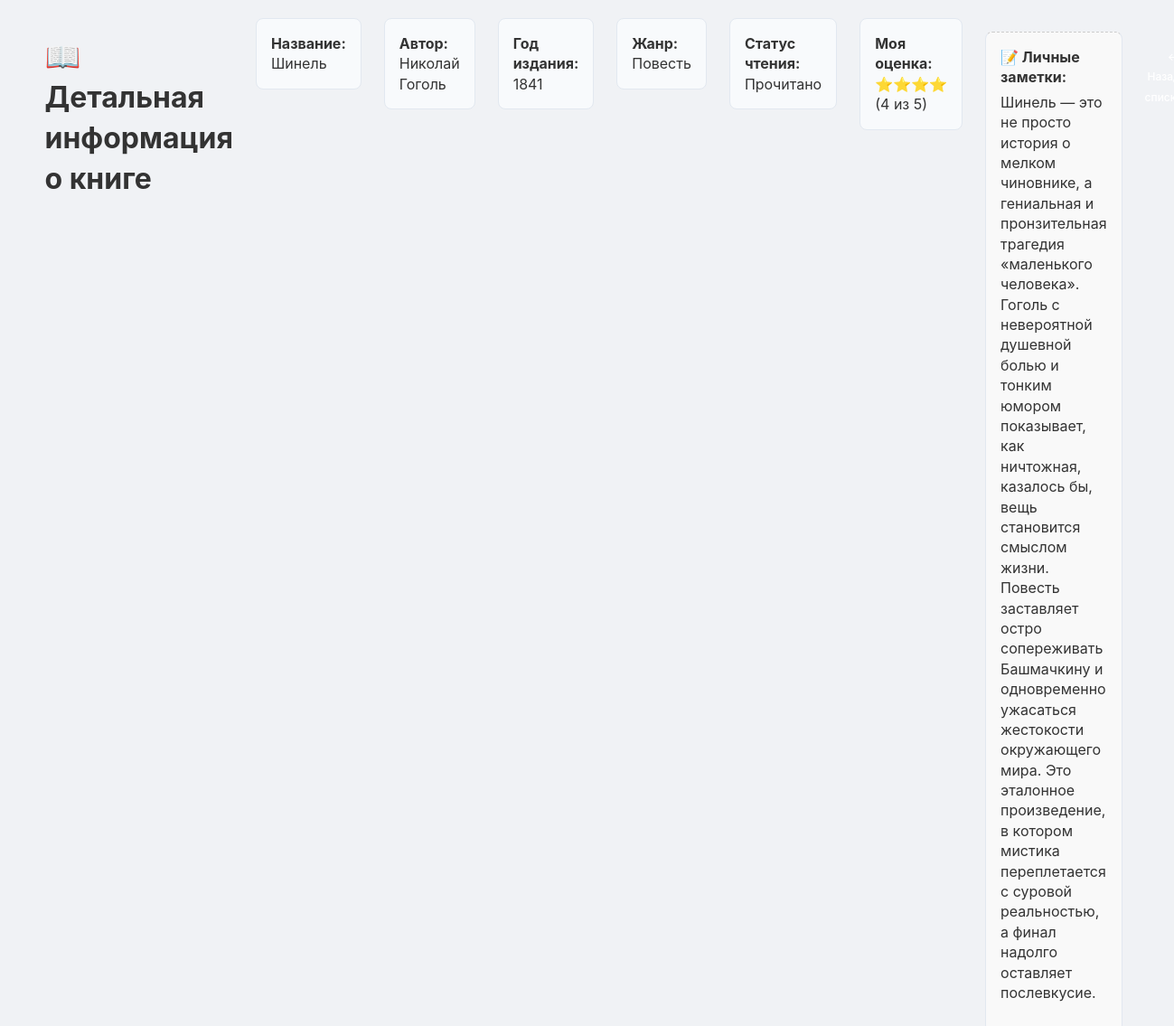
The app's page /detail/6 with its own data.
### tables this page shows
CREATE TABLE books (
            id INTEGER PRIMARY KEY AUTOINCREMENT,
            title TEXT NOT NULL,
            author TEXT NOT NULL,
            year INTEGER,
            genre TEXT,
            status TEXT NOT NULL, -- 'Читаю', 'Прочитано', 'Хочу прочитать'
            rating INTEGER,       -- от 1 до 5
            notes TEXT
        );

### app.py (the view)
@app.route('/detail/<int:book_id>')
def detail(book_id):
    book = database.get_book_by_id(book_id)
    if not book:
        return "Книга не найдена", 404
    return render_template('detail.html', book=book)

### database.py (called while the page is built)
def get_db_connection():
    conn = sqlite3.connect(DATABASE)
    conn.row_factory = sqlite3.Row
    return conn

def get_book_by_id(book_id):
    conn = get_db_connection()
    book = conn.execute('SELECT * FROM books WHERE id = ?', (book_id,)).fetchone()
    conn.close()
    return book

### templates/detail.html (shortened to what this page needs)
<!DOCTYPE html>
<html>
<head>
    <link rel="stylesheet" href="{{ url_for('static', filename='style.css') }}">
</head>
<body>
    <div class="container">
        <h1>📖 Детальная информация о книге</h1>
        <div class="message">
            <strong>Название:</strong> {{ book.title }}
        </div>
        <div class="message">
            <strong>Автор:</strong> {{ book.author }}
        </div>
        <div class="message">
            <strong>Год издания:</strong> {{ book.year or 'Не указан' }}
        </div>
        <div class="message">
            <strong>Жанр:</strong> {{ book.genre or 'Не указан' }}
        </div>
        <div class="message">
            <strong>Статус чтения:</strong> {{ book.status }}
        </div>
        <div class="message">
            <strong>Моя оценка:</strong>
            {% if book.rating %}
                <span style="color: #ff9800;">{{ "⭐" * book.rating }}</span> ({{ book.rating }} из 5)
            {% else %}
                <span style="color: gray;">Оценка отсутствует</span>
            {% endif %}
        </div>
        <div class="message" style="background-color: #f9f9f9; border-top: 1px dashed #ccc; margin-top: 15px;">
            <strong>📝 Личные заметки:</strong>
            <p style="white-space: pre-wrap; margin-top: 5px; color: #333;">{{ book.notes or 'Заметок пока нет.' }}</p>
        </div>
        <p style="text-align: center; margin-top: 30px;">
            <a href="/" class="b" style="text-decoration: none;">← Назад к списку</a>
        </p>
    </div>
</body>
</html>

### static/style.css (style rules this page uses)
body { font-family: -apple-system, BlinkMacSystemFont, "Segoe UI", Roboto, Helvetica, Arial, sans-serif; background-color: #f0f2f5; color: #333; margin: 0; padding: 20px; line-height: 1.4; }
.container { display: flex; max-width: 1200px; margin: 0 auto; gap: 25px; align-items: flex-start; }
.message { background: #f8fafc; border: 1px solid #e2e8f0; border-radius: 8px; padding: 16px; margin-bottom: 15px; position: relative; }
.b { padding: 4px 10px; font-size: 0.75rem; text-decoration: none; border-radius: 4px; color: white; font-weight: 500; }

### records on screen
books: title "Шинель", author "Николай Гоголь", year "1841", genre "Повесть", status "Прочитано", rating "⭐⭐⭐⭐", rating "4", notes "Шинель — это не просто история о мелком чиновнике, а гениальная и пронзительная трагедия «маленького человека». Гоголь с невероятной душевной болью и тонким юмором показывает, как ничтожная, казалось бы, вещь становится смыслом жизни. Повесть заставляет остро сопереживать Башмачкину и одновременно ужасаться жестокости окружающего мира. Это эталонное произведение, в котором мистика переплетается с суровой реальностью, а финал надолго оставляет послевкусие."
